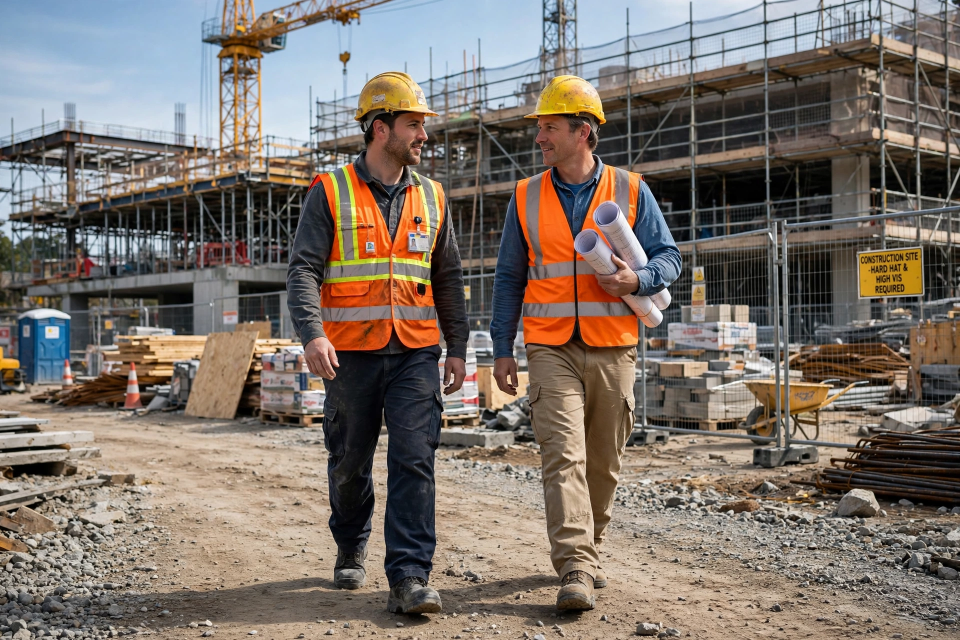
#> input picture assets/raw/compliant.webp, 1920 x 1280 px, found by its file name (shown at 1/2 size)
$ python make_demo_clips.py
#> lines starting #> are read from the running program, lines starting #| are printed output that depends on the picture
#> in main, img is the input picture: shape (1280, 1920, 3); mean B, G, R 106.3, 114.6, 125
### siteguard/perception.py
"""OpenCV 5 perception layer: person detection, hardhat segmentation,
zone intrusion, optical flow, and multi-object tracking.

All vision runs locally with OpenCV 5 — no hosted vision APIs.
"""
from dataclasses import dataclass, field
from pathlib import Path

import cv2
import numpy as np

from .config import PerceptionConfig


@dataclass
class Detection:
    bbox: tuple  # (x, y, w, h) in pixels
    confidence: float = 1.0
    hardhat: bool = False
    hardhat_confidence: float = 0.0
    in_restricted_zone: bool = False
    zone_name: str | None = None
    motion: float = 0.0


@dataclass
class Track:
    track_id: int
    bbox: tuple
    frames_seen: int = 0
    hardhat_votes: list = field(default_factory=list)  # recent bool votes
    zone_frames: int = 0  # consecutive frames inside a restricted zone
    violation_frames: int = 0  # consecutive frames with any violation
    motion: float = 0.0
    last_seen_frame: int = 0

    # [5 lines left out: function hardhat_ratio, not called in this run]


class PersonDetector:
    """YOLOX-s person detector from the official OpenCV Model Zoo,
    run through OpenCV 5's dnn module.

    Notes on the OpenCV 5 migration: cv2.HOGDescriptor and the Darknet/Caffe
    model importers were removed from the OpenCV 5 Python bindings, so person
    detection uses cv2.dnn.readNetFromONNX + cv2.dnn.NMSBoxesBatched, all
    inside OpenCV 5. Weights: OpenCV Zoo's YOLOX-s
    (object_detection_yolox_2022nov.onnx, Apache 2.0, tuned for the OpenCV
    dnn module); see assets/models/SHA256SUMS and scripts/download_models.sh.

    Preprocessing follows the Zoo reference: BGR->RGB, letterbox to 640x640
    with 114.0 fill, NCHW float32, no mean/std normalization. Postprocessing
    decodes the anchor-free head (strides 8/16/32) and multiplies objectness
    by class scores before batched NMS.
    """

    PERSON_CLASS = 0  # COCO class id for "person"
    STRIDES = (8, 16, 32)

    def __init__(self, model_path: str | None = None,
                 conf_thresh: float = 0.35, nms_thresh: float = 0.5,
                 input_size: int = 640):
        if not model_path:
            model_path = str(
                Path(__file__).resolve().parent.parent
                / "assets" / "models" / "yolox_s_2022nov.onnx"
            )
        self.conf_thresh = conf_thresh
        self.nms_thresh = nms_thresh
        self.input_size = input_size
        net = cv2.dnn.readNetFromONNX(model_path)
        net.setPreferableBackend(cv2.dnn.DNN_BACKEND_OPENCV)
        net.setPreferableTarget(cv2.dnn.DNN_TARGET_CPU)
        self.net = net
        self._grids, self._strides = self._make_grids(input_size)

    # [65 lines left out: functions _forward, _make_grids, _letterbox, detect, not called in this run]


# HSV ranges for saturated hardhat colors. Yellow starts at H=20: brown dirt
# (the main background confounder) peaks below H=20, yellow hardhats at 20-35.
_HARDHAT_SAT_RANGES = [
    ((20, 90, 90), (40, 255, 255)),    # yellow
    ((8, 100, 100), (20, 255, 255)),   # orange
    ((0, 100, 100), (8, 255, 255)),    # red (low)
    ((160, 100, 100), (180, 255, 255)),  # red (high)
    ((90, 80, 80), (115, 255, 255)),   # blue
]
_HARDHAT_YELLOW_RANGE = ((20, 90, 90), (40, 255, 255))
# White / light-gray hardhats. Kept separate because bright backgrounds
# (sky, concrete) also match; white needs the extra texture/shape checks.
_HARDHAT_WHITE_RANGE = ((0, 0, 180), (180, 50, 255))


class HardhatClassifier:
    """Decides hardhat vs. bare head from the head ROI.

    Pipeline (all classical OpenCV):
      1. Head ROI = top 15% of the person box, inset 15% on each side
         (hardhats sit centered on the head; insets reject background).
      2. HSV segmentation into saturated helmet colors, yellow-only, white.
      3. Three detection paths (OR):
         A. Shape: a compact, solid, dome-like helmet-colored blob that does
            not span the full ROI width (sky/dirt/walls do).
         B. Yellow dominance: yellow-hue coverage >= 10% — catches close-up
            yellow hardhats that fill the ROI (dirt/sky have ~zero yellow).
         C. White: a dome-like white blob with brim/ridge edge texture
            (smooth sky has none).
      4. Bare heads fail all three: background blobs span the ROI or lack
         helmet hues; faces/hair don't match.

    Known limitation: a white hardhat against a bright white sky merges into
    one background blob and is missed (see assets/raw/whitehat_sky.webp,
    kept as an explicit failure probe in the eval set).
    """

    def __init__(self, cfg: PerceptionConfig):
        self.cfg = cfg

    # [74 lines left out: functions _dome_like, classify, not called in this run]


class ZoneChecker:
    """Point-in-polygon restricted-zone tests."""

    def __init__(self, zones):
        self.zones = zones

    # [9 lines left out: function check, not called in this run]


class MotionEstimator:
    """Dense Farneback optical flow -> per-frame mean motion magnitude."""

    def __init__(self):
        self.prev_gray = None

    # [13 lines left out: function estimate, not called in this run]


class CentroidTracker:
    """Lightweight IoU-based multi-object tracker over detections."""

    # [57 lines left out: functions __init__, _iou, update, not called in this run]


class PerceptionPipeline:
    """One-call perception: detect -> classify PPE -> zone check -> track."""

    # [22 lines left out: functions __init__, process, not called in this run]

### scripts/make_demo_clips.py
"""Synthesize demo video segments from stills via slow Ken Burns pans.

Each segment keeps the pan range small (<=10% of frame width) so the
IoU tracker holds tracks across frames. The violation_corrected segment
starts its pan where violation_nohat's pan ended (reversed direction), so
the track continues across the cut and the agent can withdraw the pending
request when vision sees the hardhat.

Output: assets/annotated/demo_input.mp4 (15 fps, 1280x720)
"""
import os
import sys

sys.path.insert(0, os.path.dirname(os.path.dirname(os.path.abspath(__file__))))

import cv2
import numpy as np

from siteguard.perception import PersonDetector

RAW = "assets/raw"
OUT = "assets/annotated/demo_input.mp4"
FPS = 15
W, H = 1280, 720

_detector = None


def vertical_anchor(img, scale):
    """Choose the crop's y offset so the topmost detected head stays visible.

    Portrait site photos vertically centered would cut workers' heads out of
    frame -- and the hardhat is the whole story. Anchor instead so the
    highest head top sits ~12% below the frame top.
    """
    global _detector
    ih = img.shape[0]
    sh = int(ih * scale)
    if sh <= H:
        return 0
    if _detector is None:
        _detector = PersonDetector()
    dets = _detector.detect(img)
    if dets:
        top = min(d.bbox[1] for d in dets) * scale
        y = int(top - 0.12 * H)
    else:
        y = (sh - H) // 2
    return max(0, min(y, sh - H))

SEGMENTS = [
    # (image, seconds, label, reverse_pan)
    # seg3 continues seg2's pan end-position (reverse) so the IoU tracker
    # holds the same track across the nohat -> corrected cut; that is what
    # lets the pending approval be WITHDRAWN by later vision.
    ("compliant.webp", 5, "CAM 01", False),
    ("violation_nohat.webp", 5, "CAM 02", False),
    ("violation_corrected.webp", 5, "CAM 02", True),
    ("restricted_zone.webp", 7, "CAM 03", False),
    ("violation_nohat.webp", 5, "CAM 04", True),
]


def pan_frames(img, n_frames, reverse=False):
#> called with n_frames = 75, reverse = False
    ih, iw = img.shape[:2]
#> ih = 1280; iw = 1920
    # cover frame: scale so the image covers 1280x720 with 10% pan margin
    scale = max(W / iw, H / ih) * 1.12
#> scale = 0.747
    sw, sh = int(iw * scale), int(ih * scale)
#> sw = 1433; sh = 955
    big = cv2.resize(img, (sw, sh), interpolation=cv2.INTER_AREA)
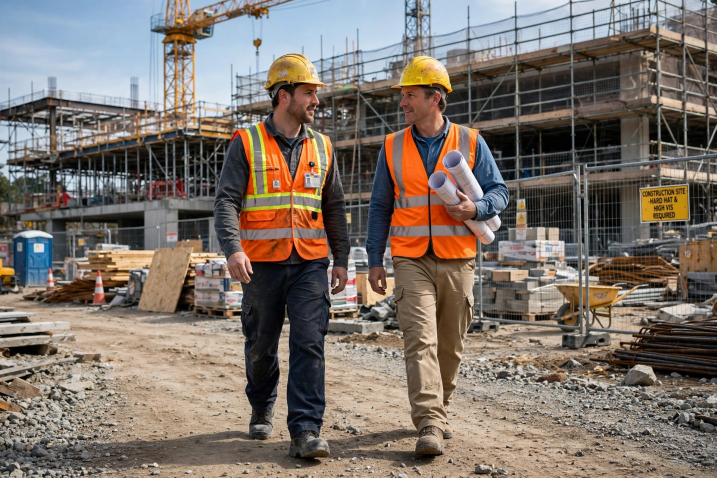
#> big: shape (955, 1433, 3) (shown at 1/2 size); mean B, G, R 106.3, 114.6, 125
    max_x = sw - W
#> max_x = 153
    y = vertical_anchor(img, scale)
    frames = []
    for i in range(n_frames):
        t = i / max(n_frames - 1, 1)
        if reverse:
            t = 1 - t
        x = int(t * max_x)
        frames.append(big[y:y + H, x:x + W].copy())
    return frames


def main():
    import os
    os.makedirs("assets/annotated", exist_ok=True)
    all_frames = []
    for fname, secs, label, reverse in SEGMENTS:
        img = cv2.imread(f"{RAW}/{fname}")
        assert img is not None, fname
        frames = pan_frames(img, secs * FPS, reverse=reverse)
        for f in frames:
            cv2.putText(f, label, (24, 52), cv2.FONT_HERSHEY_SIMPLEX,
                        1.0, (255, 255, 255), 2)
            cv2.putText(f, "SITEGUARD LIVE", (W - 260, 52),
                        cv2.FONT_HERSHEY_SIMPLEX, 0.8, (0, 200, 255), 2)
        all_frames.extend(frames)
        print(f"segment {fname} ({label}): {len(frames)} frames")
    vw = cv2.VideoWriter(OUT, cv2.VideoWriter_fourcc(*"mp4v"), FPS, (W, H))
    for f in all_frames:
        vw.write(f)
    vw.release()
    print(f"wrote {OUT}: {len(all_frames)} frames")


if __name__ == "__main__":
    main()
#> (the call stopped at in __init__, `net = cv2.dnn.readNetFromONNX(model_path)`: the model file is not available in this run)

$ run again, with assets/raw/occlusion.webp copied over assets/raw/compliant.webp
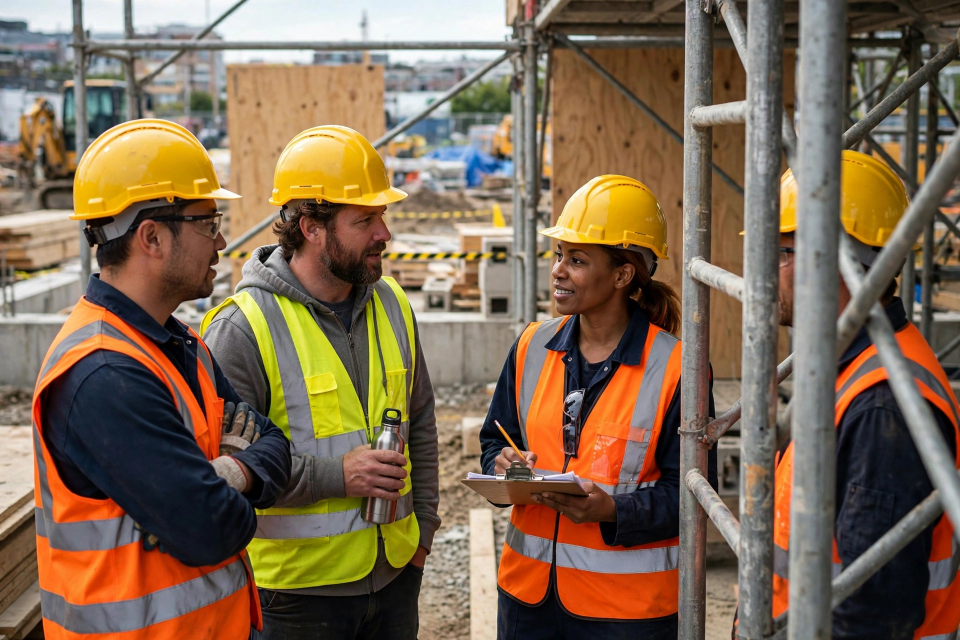
#> input picture assets/raw/occlusion.webp, 1920 x 1280 px, found by its file name (shown at 1/2 size)
#> in main, img is the input picture: shape (1280, 1920, 3); mean B, G, R 82.5, 105.7, 127.3
#> in pan_frames, `big = cv2.resize(img, (sw, sh), interpolation=cv2.INTER_AREA)`:
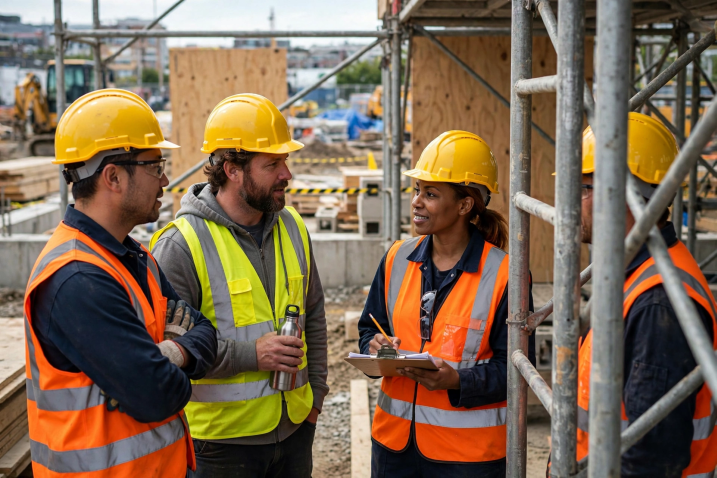
#> big: shape (955, 1433, 3) (shown at 1/2 size); mean B, G, R 82.5, 105.7, 127.3

$ run again, with assets/raw/overview.webp copied over assets/raw/compliant.webp
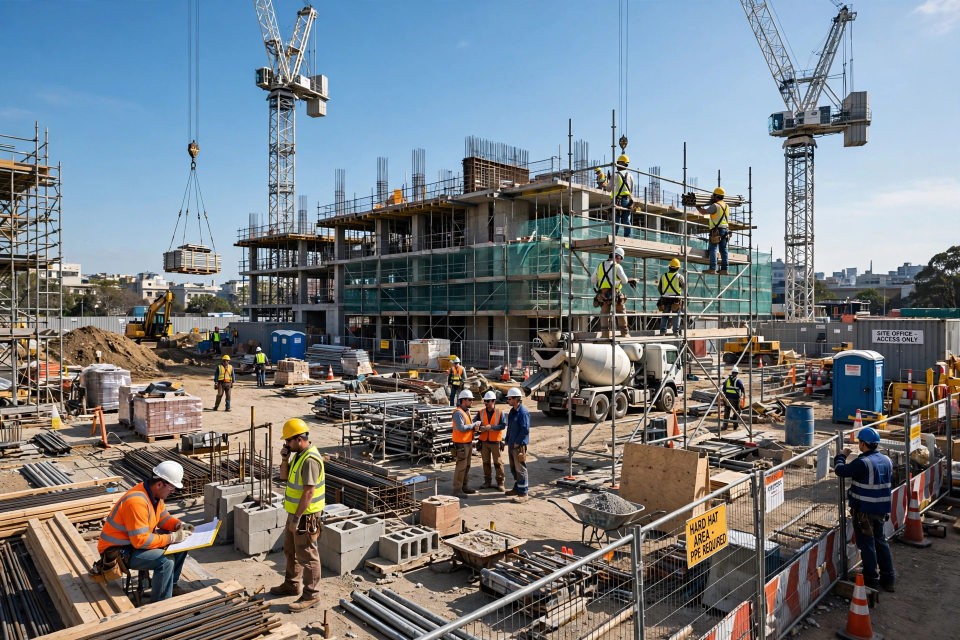
#> input picture assets/raw/overview.webp, 1920 x 1280 px, found by its file name (shown at 1/2 size)
#> in main, img is the input picture: shape (1280, 1920, 3); mean B, G, R 128.3, 123.4, 117
#> in pan_frames, `big = cv2.resize(img, (sw, sh), interpolation=cv2.INTER_AREA)`:
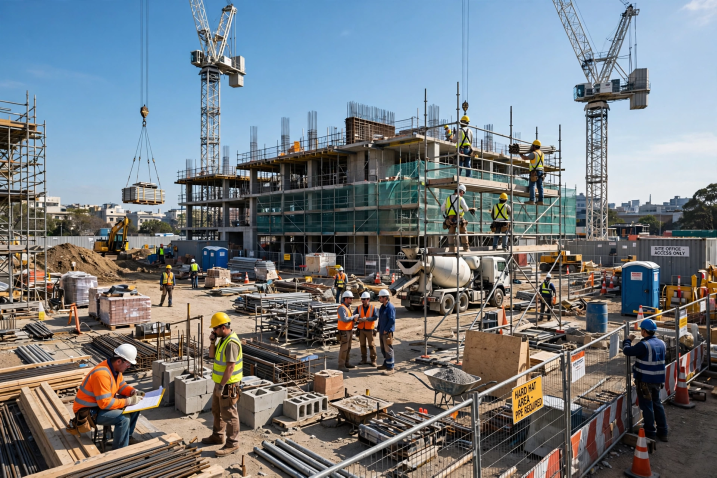
#> big: shape (955, 1433, 3) (shown at 1/2 size); mean B, G, R 128.3, 123.4, 117
